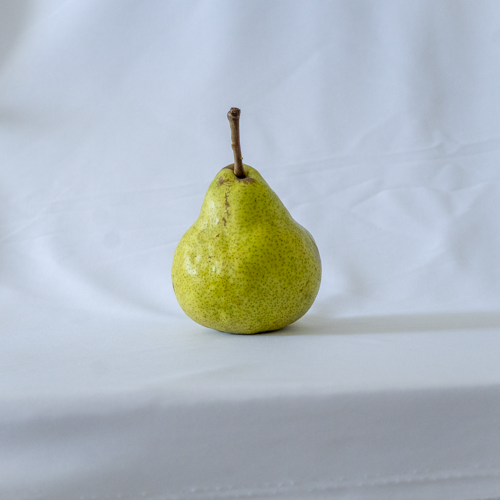
#> input picture input/imagem.png, 500 x 500 px
$ python removerfundo.py
#> lines starting #> are read from the running program, lines starting #| are printed output that depends on the picture
import cv2
import numpy as np
import matplotlib.pyplot as plt
import os

# Definir caminhos das pastas
input_path = "input/imagem.png"  # Caminho da imagem de entrada
output_path = "output/imagem_sem_fundo.png"  # Caminho para salvar a imagem processada

# Criar a pasta de saída se não existir
os.makedirs("output", exist_ok=True)

# Carregar a imagem
imagem = cv2.imread(input_path)
#> imagem is the input picture: shape (500, 500, 3); mean B, G, R 191.9, 186.3, 177
imagem_rgb = cv2.cvtColor(imagem, cv2.COLOR_BGR2RGB)  # Converter para RGB

# Criar uma máscara inicial
mask = np.zeros(imagem.shape[:2], np.uint8)

# Criar os modelos de fundo e frente exigidos pelo GrabCut
bgdModel = np.zeros((1, 65), np.float64)
fgdModel = np.zeros((1, 65), np.float64)

# Definir a área do primeiro plano manualmente (ajuste conforme necessário)
rect = (50, 50, imagem.shape[1] - 100, imagem.shape[0] - 100)  # (x, y, largura, altura)
#> rect = (50, 50, 400, 400)

# Aplicar o GrabCut
cv2.grabCut(imagem, mask, rect, bgdModel, fgdModel, 5, cv2.GC_INIT_WITH_RECT)

# Criar uma máscara onde o fundo é 0 e o primeiro plano é 1
mask2 = np.where((mask == 2) | (mask == 0), 0, 1).astype('uint8')

# Aplicar a máscara na imagem original
imagem_resultado = imagem_rgb * mask2[:, :, np.newaxis]
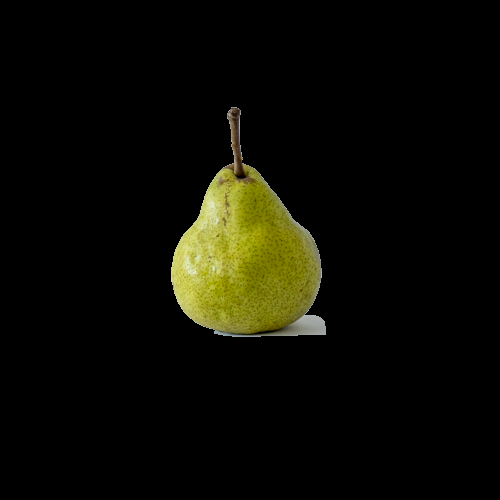
#> imagem_resultado: shape (500, 500, 3); mean R, G, B 11.7, 11.7, 3.8

# Salvar a imagem processada sem fundo
cv2.imwrite(output_path, cv2.cvtColor(imagem_resultado, cv2.COLOR_RGB2BGR))

print(f"Imagem salva em: {output_path}")

# Mostrar a imagem resultante (opcional)
plt.figure(figsize=(10, 5))
plt.imshow(imagem_resultado)
plt.axis("off")
plt.show()
